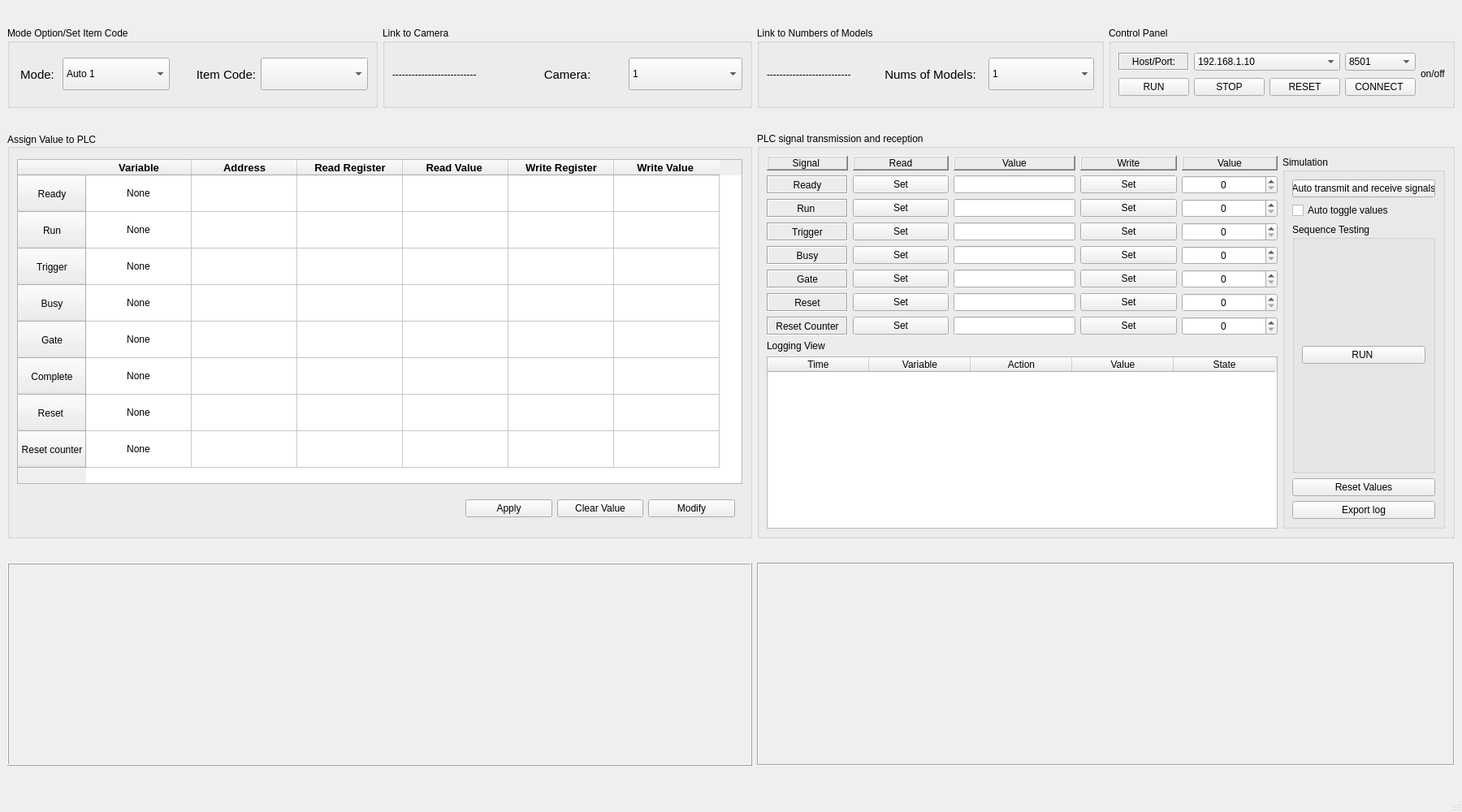
<?xml version="1.0" encoding="UTF-8"?>
<ui version="4.0">
 <class>MainWindow</class>
 <widget class="QMainWindow" name="MainWindow">
  <property name="geometry">
   <rect>
    <x>0</x>
    <y>0</y>
    <width>1800</width>
    <height>1000</height>
   </rect>
  </property>
  <property name="windowTitle">
   <string>MainWindow</string>
  </property>
  <widget class="QWidget" name="centralwidget">
   <layout class="QGridLayout" name="gridLayout">
    <item row="1" column="2" colspan="2">
     <widget class="QGroupBox" name="groupBox_test_signal">
      <property name="maximumSize">
       <size>
        <width>16777215</width>
        <height>500</height>
       </size>
      </property>
      <property name="title">
       <string>PLC signal transmission and reception</string>
      </property>
      <layout class="QGridLayout" name="gridLayout_2">
       <item row="0" column="5" rowspan="10">
        <widget class="QGroupBox" name="groupBox_3">
         <property name="maximumSize">
          <size>
           <width>200</width>
           <height>16777215</height>
          </size>
         </property>
         <property name="title">
          <string>Simulation</string>
         </property>
         <layout class="QVBoxLayout" name="verticalLayout">
          <item>
           <widget class="QPushButton" name="pushButton_18">
            <property name="text">
             <string>Auto transmit and receive signals</string>
            </property>
           </widget>
          </item>
          <item>
           <widget class="QCheckBox" name="checkBox">
            <property name="text">
             <string>Auto toggle values </string>
            </property>
           </widget>
          </item>
          <item>
           <widget class="QGroupBox" name="groupBox_2">
            <property name="maximumSize">
             <size>
              <width>200</width>
              <height>16777215</height>
             </size>
            </property>
            <property name="title">
             <string>Sequence Testing</string>
            </property>
            <layout class="QHBoxLayout" name="horizontalLayout_6">
             <item>
              <widget class="QPushButton" name="pushButton_19">
               <property name="text">
                <string>RUN </string>
               </property>
              </widget>
             </item>
            </layout>
           </widget>
          </item>
          <item>
           <widget class="QPushButton" name="pushButton_20">
            <property name="text">
             <string>Reset Values</string>
            </property>
           </widget>
          </item>
          <item>
           <widget class="QPushButton" name="pushButton_23">
            <property name="text">
             <string>Export log</string>
            </property>
           </widget>
          </item>
         </layout>
        </widget>
       </item>
       <item row="1" column="2">
        <widget class="QLineEdit" name="lineEdit">
         <property name="maximumSize">
          <size>
           <width>150</width>
           <height>16777215</height>
          </size>
         </property>
         <property name="text">
          <string/>
         </property>
         <property name="alignment">
          <set>Qt::AlignCenter</set>
         </property>
        </widget>
       </item>
       <item row="3" column="1">
        <widget class="QPushButton" name="pushButton_6">
         <property name="text">
          <string>Set</string>
         </property>
        </widget>
       </item>
       <item row="1" column="4">
        <widget class="QSpinBox" name="spinBox">
         <property name="alignment">
          <set>Qt::AlignCenter</set>
         </property>
        </widget>
       </item>
       <item row="1" column="1">
        <widget class="QPushButton" name="pushButton_4">
         <property name="text">
          <string>Set</string>
         </property>
        </widget>
       </item>
       <item row="2" column="0">
        <widget class="QLabel" name="label_9">
         <property name="frameShape">
          <enum>QFrame::Box</enum>
         </property>
         <property name="frameShadow">
          <enum>QFrame::Sunken</enum>
         </property>
         <property name="text">
          <string>Run </string>
         </property>
         <property name="alignment">
          <set>Qt::AlignCenter</set>
         </property>
        </widget>
       </item>
       <item row="6" column="0">
        <widget class="QLabel" name="label_5">
         <property name="frameShape">
          <enum>QFrame::Box</enum>
         </property>
         <property name="frameShadow">
          <enum>QFrame::Sunken</enum>
         </property>
         <property name="text">
          <string>Reset</string>
         </property>
         <property name="alignment">
          <set>Qt::AlignCenter</set>
         </property>
        </widget>
       </item>
       <item row="7" column="3">
        <widget class="QPushButton" name="pushButton_17">
         <property name="text">
          <string>Set</string>
         </property>
        </widget>
       </item>
       <item row="9" column="0" colspan="5">
        <widget class="QTableWidget" name="tableWidget_2">
         <property name="selectionMode">
          <enum>QAbstractItemView::ExtendedSelection</enum>
         </property>
         <property name="selectionBehavior">
          <enum>QAbstractItemView::SelectItems</enum>
         </property>
         <attribute name="horizontalHeaderMinimumSectionSize">
          <number>50</number>
         </attribute>
         <attribute name="horizontalHeaderDefaultSectionSize">
          <number>125</number>
         </attribute>
         <attribute name="verticalHeaderMinimumSectionSize">
          <number>50</number>
         </attribute>
         <attribute name="verticalHeaderDefaultSectionSize">
          <number>50</number>
         </attribute>
         <column>
          <property name="text">
           <string>Time</string>
          </property>
         </column>
         <column>
          <property name="text">
           <string>Variable</string>
          </property>
         </column>
         <column>
          <property name="text">
           <string>Action</string>
          </property>
         </column>
         <column>
          <property name="text">
           <string>Value</string>
          </property>
         </column>
         <column>
          <property name="text">
           <string>State</string>
          </property>
         </column>
        </widget>
       </item>
       <item row="4" column="2">
        <widget class="QLineEdit" name="lineEdit_4">
         <property name="maximumSize">
          <size>
           <width>150</width>
           <height>16777215</height>
          </size>
         </property>
         <property name="alignment">
          <set>Qt::AlignCenter</set>
         </property>
        </widget>
       </item>
       <item row="1" column="0">
        <widget class="QLabel" name="label_10">
         <property name="maximumSize">
          <size>
           <width>16777215</width>
           <height>16777215</height>
          </size>
         </property>
         <property name="frameShape">
          <enum>QFrame::Box</enum>
         </property>
         <property name="frameShadow">
          <enum>QFrame::Sunken</enum>
         </property>
         <property name="text">
          <string>Ready</string>
         </property>
         <property name="alignment">
          <set>Qt::AlignCenter</set>
         </property>
        </widget>
       </item>
       <item row="3" column="2">
        <widget class="QLineEdit" name="lineEdit_3">
         <property name="maximumSize">
          <size>
           <width>150</width>
           <height>16777215</height>
          </size>
         </property>
         <property name="alignment">
          <set>Qt::AlignCenter</set>
         </property>
        </widget>
       </item>
       <item row="5" column="2">
        <widget class="QLineEdit" name="lineEdit_5">
         <property name="maximumSize">
          <size>
           <width>150</width>
           <height>16777215</height>
          </size>
         </property>
         <property name="alignment">
          <set>Qt::AlignCenter</set>
         </property>
        </widget>
       </item>
       <item row="6" column="4">
        <widget class="QSpinBox" name="spinBox_6">
         <property name="alignment">
          <set>Qt::AlignCenter</set>
         </property>
        </widget>
       </item>
       <item row="4" column="4">
        <widget class="QSpinBox" name="spinBox_4">
         <property name="alignment">
          <set>Qt::AlignCenter</set>
         </property>
        </widget>
       </item>
       <item row="5" column="0">
        <widget class="QLabel" name="label_6">
         <property name="frameShape">
          <enum>QFrame::Box</enum>
         </property>
         <property name="frameShadow">
          <enum>QFrame::Sunken</enum>
         </property>
         <property name="text">
          <string>Gate</string>
         </property>
         <property name="alignment">
          <set>Qt::AlignCenter</set>
         </property>
        </widget>
       </item>
       <item row="4" column="0">
        <widget class="QLabel" name="label_7">
         <property name="frameShape">
          <enum>QFrame::Box</enum>
         </property>
         <property name="frameShadow">
          <enum>QFrame::Sunken</enum>
         </property>
         <property name="text">
          <string>Busy</string>
         </property>
         <property name="alignment">
          <set>Qt::AlignCenter</set>
         </property>
        </widget>
       </item>
       <item row="3" column="3">
        <widget class="QPushButton" name="pushButton_13">
         <property name="text">
          <string>Set</string>
         </property>
        </widget>
       </item>
       <item row="7" column="1">
        <widget class="QPushButton" name="pushButton_10">
         <property name="text">
          <string>Set</string>
         </property>
        </widget>
       </item>
       <item row="3" column="4">
        <widget class="QSpinBox" name="spinBox_3">
         <property name="alignment">
          <set>Qt::AlignCenter</set>
         </property>
        </widget>
       </item>
       <item row="3" column="0">
        <widget class="QLabel" name="label_8">
         <property name="frameShape">
          <enum>QFrame::Box</enum>
         </property>
         <property name="frameShadow">
          <enum>QFrame::Sunken</enum>
         </property>
         <property name="text">
          <string>Trigger</string>
         </property>
         <property name="alignment">
          <set>Qt::AlignCenter</set>
         </property>
        </widget>
       </item>
       <item row="0" column="1">
        <widget class="QLabel" name="label_12">
         <property name="maximumSize">
          <size>
           <width>150</width>
           <height>100</height>
          </size>
         </property>
         <property name="frameShape">
          <enum>QFrame::WinPanel</enum>
         </property>
         <property name="frameShadow">
          <enum>QFrame::Raised</enum>
         </property>
         <property name="text">
          <string>Read</string>
         </property>
         <property name="alignment">
          <set>Qt::AlignCenter</set>
         </property>
        </widget>
       </item>
       <item row="5" column="3">
        <widget class="QPushButton" name="pushButton_15">
         <property name="text">
          <string>Set</string>
         </property>
        </widget>
       </item>
       <item row="2" column="3">
        <widget class="QPushButton" name="pushButton_12">
         <property name="text">
          <string>Set</string>
         </property>
        </widget>
       </item>
       <item row="6" column="3">
        <widget class="QPushButton" name="pushButton_16">
         <property name="text">
          <string>Set</string>
         </property>
        </widget>
       </item>
       <item row="7" column="0">
        <widget class="QLabel" name="label_4">
         <property name="maximumSize">
          <size>
           <width>100</width>
           <height>16777215</height>
          </size>
         </property>
         <property name="frameShape">
          <enum>QFrame::Box</enum>
         </property>
         <property name="frameShadow">
          <enum>QFrame::Sunken</enum>
         </property>
         <property name="text">
          <string>Reset Counter</string>
         </property>
         <property name="alignment">
          <set>Qt::AlignCenter</set>
         </property>
        </widget>
       </item>
       <item row="0" column="3">
        <widget class="QLabel" name="label_14">
         <property name="maximumSize">
          <size>
           <width>150</width>
           <height>100</height>
          </size>
         </property>
         <property name="frameShape">
          <enum>QFrame::WinPanel</enum>
         </property>
         <property name="frameShadow">
          <enum>QFrame::Raised</enum>
         </property>
         <property name="text">
          <string>Write</string>
         </property>
         <property name="alignment">
          <set>Qt::AlignCenter</set>
         </property>
        </widget>
       </item>
       <item row="4" column="1">
        <widget class="QPushButton" name="pushButton_7">
         <property name="text">
          <string>Set</string>
         </property>
        </widget>
       </item>
       <item row="0" column="4">
        <widget class="QLabel" name="label_15">
         <property name="maximumSize">
          <size>
           <width>150</width>
           <height>100</height>
          </size>
         </property>
         <property name="frameShape">
          <enum>QFrame::WinPanel</enum>
         </property>
         <property name="frameShadow">
          <enum>QFrame::Raised</enum>
         </property>
         <property name="text">
          <string>Value</string>
         </property>
         <property name="alignment">
          <set>Qt::AlignCenter</set>
         </property>
        </widget>
       </item>
       <item row="7" column="2">
        <widget class="QLineEdit" name="lineEdit_7">
         <property name="maximumSize">
          <size>
           <width>150</width>
           <height>16777215</height>
          </size>
         </property>
         <property name="alignment">
          <set>Qt::AlignCenter</set>
         </property>
        </widget>
       </item>
       <item row="2" column="4">
        <widget class="QSpinBox" name="spinBox_2">
         <property name="alignment">
          <set>Qt::AlignCenter</set>
         </property>
        </widget>
       </item>
       <item row="7" column="4">
        <widget class="QSpinBox" name="spinBox_7">
         <property name="alignment">
          <set>Qt::AlignCenter</set>
         </property>
        </widget>
       </item>
       <item row="6" column="1">
        <widget class="QPushButton" name="pushButton_9">
         <property name="text">
          <string>Set</string>
         </property>
        </widget>
       </item>
       <item row="0" column="0">
        <widget class="QLabel" name="label_11">
         <property name="maximumSize">
          <size>
           <width>16777215</width>
           <height>20</height>
          </size>
         </property>
         <property name="frameShape">
          <enum>QFrame::WinPanel</enum>
         </property>
         <property name="frameShadow">
          <enum>QFrame::Raised</enum>
         </property>
         <property name="text">
          <string>Signal </string>
         </property>
         <property name="alignment">
          <set>Qt::AlignCenter</set>
         </property>
        </widget>
       </item>
       <item row="1" column="3">
        <widget class="QPushButton" name="pushButton_11">
         <property name="text">
          <string>Set</string>
         </property>
        </widget>
       </item>
       <item row="6" column="2">
        <widget class="QLineEdit" name="lineEdit_6">
         <property name="maximumSize">
          <size>
           <width>150</width>
           <height>16777215</height>
          </size>
         </property>
         <property name="alignment">
          <set>Qt::AlignCenter</set>
         </property>
        </widget>
       </item>
       <item row="5" column="1">
        <widget class="QPushButton" name="pushButton_8">
         <property name="text">
          <string>Set</string>
         </property>
        </widget>
       </item>
       <item row="2" column="2">
        <widget class="QLineEdit" name="lineEdit_2">
         <property name="maximumSize">
          <size>
           <width>150</width>
           <height>16777215</height>
          </size>
         </property>
         <property name="alignment">
          <set>Qt::AlignCenter</set>
         </property>
        </widget>
       </item>
       <item row="2" column="1">
        <widget class="QPushButton" name="pushButton_5">
         <property name="text">
          <string>Set</string>
         </property>
        </widget>
       </item>
       <item row="0" column="2">
        <widget class="QLabel" name="label_13">
         <property name="maximumSize">
          <size>
           <width>150</width>
           <height>100</height>
          </size>
         </property>
         <property name="frameShape">
          <enum>QFrame::WinPanel</enum>
         </property>
         <property name="frameShadow">
          <enum>QFrame::Raised</enum>
         </property>
         <property name="text">
          <string>Value</string>
         </property>
         <property name="alignment">
          <set>Qt::AlignCenter</set>
         </property>
        </widget>
       </item>
       <item row="8" column="0">
        <widget class="QLabel" name="label_16">
         <property name="text">
          <string>Logging View</string>
         </property>
        </widget>
       </item>
       <item row="4" column="3">
        <widget class="QPushButton" name="pushButton_14">
         <property name="text">
          <string>Set</string>
         </property>
        </widget>
       </item>
       <item row="5" column="4">
        <widget class="QSpinBox" name="spinBox_5">
         <property name="alignment">
          <set>Qt::AlignCenter</set>
         </property>
        </widget>
       </item>
      </layout>
     </widget>
    </item>
    <item row="1" column="0" colspan="2">
     <widget class="QGroupBox" name="groupBox">
      <property name="maximumSize">
       <size>
        <width>16777215</width>
        <height>500</height>
       </size>
      </property>
      <property name="mouseTracking">
       <bool>true</bool>
      </property>
      <property name="tabletTracking">
       <bool>true</bool>
      </property>
      <property name="acceptDrops">
       <bool>true</bool>
      </property>
      <property name="title">
       <string>Assign Value to PLC</string>
      </property>
      <property name="alignment">
       <set>Qt::AlignLeading|Qt::AlignLeft|Qt::AlignVCenter</set>
      </property>
      <layout class="QGridLayout" name="gridLayout_3">
       <item row="0" column="0">
        <widget class="QTableWidget" name="tableWidget">
         <property name="sizePolicy">
          <sizepolicy hsizetype="Expanding" vsizetype="Expanding">
           <horstretch>0</horstretch>
           <verstretch>0</verstretch>
          </sizepolicy>
         </property>
         <property name="minimumSize">
          <size>
           <width>893</width>
           <height>0</height>
          </size>
         </property>
         <property name="maximumSize">
          <size>
           <width>893</width>
           <height>400</height>
          </size>
         </property>
         <property name="mouseTracking">
          <bool>true</bool>
         </property>
         <property name="tabletTracking">
          <bool>true</bool>
         </property>
         <property name="acceptDrops">
          <bool>true</bool>
         </property>
         <property name="autoFillBackground">
          <bool>true</bool>
         </property>
         <property name="editTriggers">
          <set>QAbstractItemView::DoubleClicked</set>
         </property>
         <attribute name="horizontalHeaderMinimumSectionSize">
          <number>50</number>
         </attribute>
         <attribute name="horizontalHeaderDefaultSectionSize">
          <number>130</number>
         </attribute>
         <attribute name="verticalHeaderMinimumSectionSize">
          <number>30</number>
         </attribute>
         <attribute name="verticalHeaderDefaultSectionSize">
          <number>45</number>
         </attribute>
         <row>
          <property name="text">
           <string>Ready</string>
          </property>
          <property name="textAlignment">
           <set>AlignCenter</set>
          </property>
         </row>
         <row>
          <property name="text">
           <string>Run</string>
          </property>
          <property name="textAlignment">
           <set>AlignCenter</set>
          </property>
         </row>
         <row>
          <property name="text">
           <string>Trigger</string>
          </property>
          <property name="textAlignment">
           <set>AlignCenter</set>
          </property>
         </row>
         <row>
          <property name="text">
           <string>Busy</string>
          </property>
          <property name="textAlignment">
           <set>AlignCenter</set>
          </property>
         </row>
         <row>
          <property name="text">
           <string>Gate</string>
          </property>
          <property name="textAlignment">
           <set>AlignCenter</set>
          </property>
         </row>
         <row>
          <property name="text">
           <string>Complete</string>
          </property>
          <property name="textAlignment">
           <set>AlignCenter</set>
          </property>
         </row>
         <row>
          <property name="text">
           <string>Reset </string>
          </property>
          <property name="textAlignment">
           <set>AlignCenter</set>
          </property>
         </row>
         <row>
          <property name="text">
           <string>Reset counter</string>
          </property>
          <property name="textAlignment">
           <set>AlignCenter</set>
          </property>
         </row>
         <column>
          <property name="text">
           <string>Variable</string>
          </property>
          <property name="font">
           <font>
            <pointsize>10</pointsize>
            <weight>75</weight>
            <bold>true</bold>
           </font>
          </property>
         </column>
         <column>
          <property name="text">
           <string>Address</string>
          </property>
          <property name="font">
           <font>
            <pointsize>10</pointsize>
            <weight>75</weight>
            <bold>true</bold>
           </font>
          </property>
         </column>
         <column>
          <property name="text">
           <string>Read Register</string>
          </property>
          <property name="font">
           <font>
            <pointsize>10</pointsize>
            <weight>75</weight>
            <bold>true</bold>
           </font>
          </property>
         </column>
         <column>
          <property name="text">
           <string>Read Value </string>
          </property>
          <property name="font">
           <font>
            <pointsize>10</pointsize>
            <weight>75</weight>
            <bold>true</bold>
           </font>
          </property>
         </column>
         <column>
          <property name="text">
           <string>Write Register</string>
          </property>
          <property name="font">
           <font>
            <pointsize>10</pointsize>
            <weight>75</weight>
            <bold>true</bold>
           </font>
          </property>
         </column>
         <column>
          <property name="text">
           <string>Write Value </string>
          </property>
          <property name="font">
           <font>
            <pointsize>10</pointsize>
            <weight>75</weight>
            <bold>true</bold>
           </font>
          </property>
         </column>
         <item row="0" column="0">
          <property name="text">
           <string>None</string>
          </property>
          <property name="textAlignment">
           <set>AlignCenter</set>
          </property>
         </item>
         <item row="0" column="1">
          <property name="textAlignment">
           <set>AlignCenter</set>
          </property>
         </item>
         <item row="0" column="2">
          <property name="textAlignment">
           <set>AlignCenter</set>
          </property>
         </item>
         <item row="0" column="3">
          <property name="textAlignment">
           <set>AlignCenter</set>
          </property>
         </item>
         <item row="0" column="4">
          <property name="textAlignment">
           <set>AlignCenter</set>
          </property>
         </item>
         <item row="0" column="5">
          <property name="textAlignment">
           <set>AlignCenter</set>
          </property>
         </item>
         <item row="1" column="0">
          <property name="text">
           <string>None</string>
          </property>
          <property name="textAlignment">
           <set>AlignCenter</set>
          </property>
         </item>
         <item row="1" column="1">
          <property name="textAlignment">
           <set>AlignCenter</set>
          </property>
         </item>
         <item row="1" column="2">
          <property name="textAlignment">
           <set>AlignCenter</set>
          </property>
         </item>
         <item row="1" column="3">
          <property name="textAlignment">
           <set>AlignCenter</set>
          </property>
         </item>
         <item row="1" column="4">
          <property name="textAlignment">
           <set>AlignCenter</set>
          </property>
         </item>
         <item row="1" column="5">
          <property name="textAlignment">
           <set>AlignCenter</set>
          </property>
         </item>
         <item row="2" column="0">
          <property name="text">
           <string>None</string>
          </property>
          <property name="textAlignment">
           <set>AlignCenter</set>
          </property>
         </item>
         <item row="2" column="1">
          <property name="textAlignment">
           <set>AlignCenter</set>
          </property>
         </item>
         <item row="2" column="2">
          <property name="textAlignment">
           <set>AlignCenter</set>
          </property>
         </item>
         <item row="2" column="3">
          <property name="text">
           <string/>
          </property>
          <property name="textAlignment">
           <set>AlignCenter</set>
          </property>
         </item>
         <item row="2" column="4">
          <property name="textAlignment">
           <set>AlignCenter</set>
          </property>
         </item>
         <item row="2" column="5">
          <property name="textAlignment">
           <set>AlignCenter</set>
          </property>
         </item>
         <item row="3" column="0">
          <property name="text">
           <string>None</string>
          </property>
          <property name="textAlignment">
           <set>AlignCenter</set>
          </property>
         </item>
         <item row="3" column="1">
          <property name="textAlignment">
           <set>AlignCenter</set>
          </property>
         </item>
         <item row="3" column="2">
          <property name="textAlignment">
           <set>AlignCenter</set>
          </property>
         </item>
         <item row="3" column="3">
          <property name="textAlignment">
           <set>AlignCenter</set>
          </property>
         </item>
         <item row="3" column="4">
          <property name="textAlignment">
           <set>AlignCenter</set>
          </property>
         </item>
         <item row="3" column="5">
          <property name="textAlignment">
           <set>AlignCenter</set>
          </property>
         </item>
         <item row="4" column="0">
          <property name="text">
           <string>None</string>
          </property>
          <property name="textAlignment">
           <set>AlignCenter</set>
          </property>
         </item>
         <item row="4" column="1">
          <property name="textAlignment">
           <set>AlignCenter</set>
          </property>
         </item>
         <item row="4" column="2">
          <property name="textAlignment">
           <set>AlignCenter</set>
          </property>
         </item>
         <item row="4" column="3">
          <property name="textAlignment">
           <set>AlignCenter</set>
          </property>
         </item>
         <item row="4" column="4">
          <property name="textAlignment">
           <set>AlignCenter</set>
          </property>
         </item>
         <item row="4" column="5">
          <property name="textAlignment">
           <set>AlignCenter</set>
          </property>
         </item>
         <item row="5" column="0">
          <property name="text">
           <string>None</string>
          </property>
          <property name="textAlignment">
           <set>AlignCenter</set>
          </property>
         </item>
         <item row="5" column="1">
          <property name="textAlignment">
           <set>AlignCenter</set>
          </property>
         </item>
         <item row="5" column="2">
          <property name="textAlignment">
           <set>AlignCenter</set>
          </property>
         </item>
         <item row="5" column="3">
          <property name="textAlignment">
           <set>AlignCenter</set>
          </property>
         </item>
         <item row="5" column="4">
          <property name="textAlignment">
           <set>AlignCenter</set>
          </property>
         </item>
         <item row="5" column="5">
          <property name="textAlignment">
           <set>AlignCenter</set>
          </property>
         </item>
         <item row="6" column="0">
          <property name="text">
           <string>None</string>
          </property>
          <property name="textAlignment">
           <set>AlignCenter</set>
          </property>
         </item>
         <item row="6" column="1">
          <property name="textAlignment">
           <set>AlignCenter</set>
          </property>
         </item>
         <item row="6" column="2">
          <property name="textAlignment">
           <set>AlignCenter</set>
          </property>
         </item>
         <item row="6" column="3">
          <property name="textAlignment">
           <set>AlignCenter</set>
          </property>
         </item>
         <item row="6" column="4">
          <property name="textAlignment">
           <set>AlignCenter</set>
          </property>
         </item>
         <item row="6" column="5">
          <property name="textAlignment">
           <set>AlignCenter</set>
          </property>
         </item>
         <item row="7" column="0">
          <property name="text">
           <string>None</string>
          </property>
          <property name="textAlignment">
           <set>AlignCenter</set>
          </property>
         </item>
         <item row="7" column="1">
          <property name="textAlignment">
           <set>AlignCenter</set>
          </property>
         </item>
         <item row="7" column="2">
          <property name="textAlignment">
           <set>AlignCenter</set>
          </property>
         </item>
         <item row="7" column="3">
          <property name="textAlignment">
           <set>AlignCenter</set>
          </property>
         </item>
         <item row="7" column="4">
          <property name="textAlignment">
           <set>AlignCenter</set>
          </property>
         </item>
         <item row="7" column="5">
          <property name="textAlignment">
           <set>AlignCenter</set>
          </property>
         </item>
        </widget>
       </item>
       <item row="1" column="0">
        <widget class="QWidget" name="widget" native="true">
         <property name="minimumSize">
          <size>
           <width>0</width>
           <height>2</height>
          </size>
         </property>
         <property name="maximumSize">
          <size>
           <width>350</width>
           <height>40</height>
          </size>
         </property>
         <property name="layoutDirection">
          <enum>Qt::RightToLeft</enum>
         </property>
         <layout class="QHBoxLayout" name="horizontalLayout_5">
          <item>
           <widget class="QPushButton" name="pushButton_modify">
            <property name="text">
             <string>Modify</string>
            </property>
           </widget>
          </item>
          <item>
           <widget class="QPushButton" name="pushButton_clearvalue">
            <property name="text">
             <string>Clear Value</string>
            </property>
           </widget>
          </item>
          <item>
           <widget class="QPushButton" name="pushButton_apply_signal">
            <property name="text">
             <string>Apply</string>
            </property>
           </widget>
          </item>
         </layout>
        </widget>
       </item>
      </layout>
     </widget>
    </item>
    <item row="0" column="0">
     <widget class="QGroupBox" name="groupBox_automatio">
      <property name="maximumSize">
       <size>
        <width>16777215</width>
        <height>100</height>
       </size>
      </property>
      <property name="title">
       <string>Mode Option/Set Item Code</string>
      </property>
      <layout class="QHBoxLayout" name="horizontalLayout">
       <item>
        <widget class="QLabel" name="label">
         <property name="maximumSize">
          <size>
           <width>50</width>
           <height>16777215</height>
          </size>
         </property>
         <property name="font">
          <font>
           <pointsize>11</pointsize>
          </font>
         </property>
         <property name="text">
          <string>Mode:</string>
         </property>
         <property name="alignment">
          <set>Qt::AlignCenter</set>
         </property>
        </widget>
       </item>
       <item>
        <widget class="QComboBox" name="comboBox_mode_auto">
         <property name="maximumSize">
          <size>
           <width>200</width>
           <height>40</height>
          </size>
         </property>
         <item>
          <property name="text">
           <string>Auto 1</string>
          </property>
         </item>
         <item>
          <property name="text">
           <string>Auto 2</string>
          </property>
         </item>
         <item>
          <property name="text">
           <string>Auto 3</string>
          </property>
         </item>
        </widget>
       </item>
       <item>
        <widget class="QLabel" name="label_19">
         <property name="maximumSize">
          <size>
           <width>100</width>
           <height>16777215</height>
          </size>
         </property>
         <property name="font">
          <font>
           <pointsize>11</pointsize>
          </font>
         </property>
         <property name="text">
          <string>Item Code:</string>
         </property>
         <property name="alignment">
          <set>Qt::AlignRight|Qt::AlignTrailing|Qt::AlignVCenter</set>
         </property>
        </widget>
       </item>
       <item>
        <widget class="QComboBox" name="comboBox_Itemcode">
         <property name="maximumSize">
          <size>
           <width>200</width>
           <height>40</height>
          </size>
         </property>
        </widget>
       </item>
      </layout>
     </widget>
    </item>
    <item row="0" column="3">
     <widget class="QGroupBox" name="groupBox_control">
      <property name="title">
       <string>Control Panel</string>
      </property>
      <layout class="QGridLayout" name="gridLayout_4">
       <item row="0" column="1" colspan="2">
        <widget class="QComboBox" name="comboBox">
         <item>
          <property name="text">
           <string>192.168.1.10</string>
          </property>
         </item>
        </widget>
       </item>
       <item row="1" column="0">
        <widget class="QPushButton" name="pushButton">
         <property name="text">
          <string>RUN</string>
         </property>
        </widget>
       </item>
       <item row="0" column="0">
        <widget class="QLabel" name="label_17">
         <property name="frameShape">
          <enum>QFrame::Box</enum>
         </property>
         <property name="frameShadow">
          <enum>QFrame::Sunken</enum>
         </property>
         <property name="text">
          <string>Host/Port:</string>
         </property>
         <property name="alignment">
          <set>Qt::AlignCenter</set>
         </property>
        </widget>
       </item>
       <item row="1" column="3">
        <widget class="QPushButton" name="pushButton_21">
         <property name="text">
          <string>CONNECT </string>
         </property>
        </widget>
       </item>
       <item row="0" column="3">
        <widget class="QComboBox" name="comboBox_2">
         <item>
          <property name="text">
           <string>8501</string>
          </property>
         </item>
        </widget>
       </item>
       <item row="1" column="1">
        <widget class="QPushButton" name="pushButton_2">
         <property name="text">
          <string>STOP</string>
         </property>
        </widget>
       </item>
       <item row="1" column="2">
        <widget class="QPushButton" name="pushButton_3">
         <property name="text">
          <string>RESET</string>
         </property>
        </widget>
       </item>
       <item row="0" column="4" rowspan="2">
        <widget class="QLabel" name="label_18">
         <property name="maximumSize">
          <size>
           <width>30</width>
           <height>30</height>
          </size>
         </property>
         <property name="text">
          <string>on/off</string>
         </property>
        </widget>
       </item>
      </layout>
     </widget>
    </item>
    <item row="2" column="0" colspan="2">
     <widget class="QFrame" name="frame_numofshot">
      <property name="maximumSize">
       <size>
        <width>16777215</width>
        <height>250</height>
       </size>
      </property>
      <property name="frameShape">
       <enum>QFrame::Box</enum>
      </property>
      <property name="frameShadow">
       <enum>QFrame::Raised</enum>
      </property>
     </widget>
    </item>
    <item row="2" column="2" colspan="2">
     <widget class="QFrame" name="frame_customize">
      <property name="frameShape">
       <enum>QFrame::Box</enum>
      </property>
      <property name="frameShadow">
       <enum>QFrame::Sunken</enum>
      </property>
     </widget>
    </item>
    <item row="0" column="1">
     <widget class="QGroupBox" name="groupBox_n_camere">
      <property name="title">
       <string>Link to Camera</string>
      </property>
      <layout class="QHBoxLayout" name="horizontalLayout_2">
       <item>
        <widget class="QLabel" name="label_20">
         <property name="text">
          <string>--------------------------</string>
         </property>
        </widget>
       </item>
       <item>
        <widget class="QLabel" name="label_2">
         <property name="font">
          <font>
           <pointsize>11</pointsize>
          </font>
         </property>
         <property name="text">
          <string>Camera:</string>
         </property>
         <property name="alignment">
          <set>Qt::AlignCenter</set>
         </property>
        </widget>
       </item>
       <item>
        <widget class="QComboBox" name="comboBox_camera">
         <property name="maximumSize">
          <size>
           <width>200</width>
           <height>40</height>
          </size>
         </property>
         <item>
          <property name="text">
           <string>1</string>
          </property>
         </item>
        </widget>
       </item>
      </layout>
     </widget>
    </item>
    <item row="0" column="2">
     <widget class="QGroupBox" name="groupBox_n_models">
      <property name="title">
       <string>Link to Numbers of Models</string>
      </property>
      <layout class="QHBoxLayout" name="horizontalLayout_3">
       <item>
        <widget class="QLabel" name="label_21">
         <property name="text">
          <string>--------------------------</string>
         </property>
        </widget>
       </item>
       <item>
        <widget class="QLabel" name="label_3">
         <property name="font">
          <font>
           <pointsize>11</pointsize>
          </font>
         </property>
         <property name="text">
          <string>Nums of Models:</string>
         </property>
         <property name="alignment">
          <set>Qt::AlignCenter</set>
         </property>
        </widget>
       </item>
       <item>
        <widget class="QComboBox" name="comboBox_n_model">
         <property name="maximumSize">
          <size>
           <width>200</width>
           <height>40</height>
          </size>
         </property>
         <item>
          <property name="text">
           <string>1</string>
          </property>
         </item>
        </widget>
       </item>
      </layout>
     </widget>
    </item>
   </layout>
  </widget>
  <widget class="QMenuBar" name="menubar">
   <property name="geometry">
    <rect>
     <x>0</x>
     <y>0</y>
     <width>1800</width>
     <height>21</height>
    </rect>
   </property>
  </widget>
  <widget class="QStatusBar" name="statusbar"/>
 </widget>
 <resources/>
 <connections/>
</ui>
